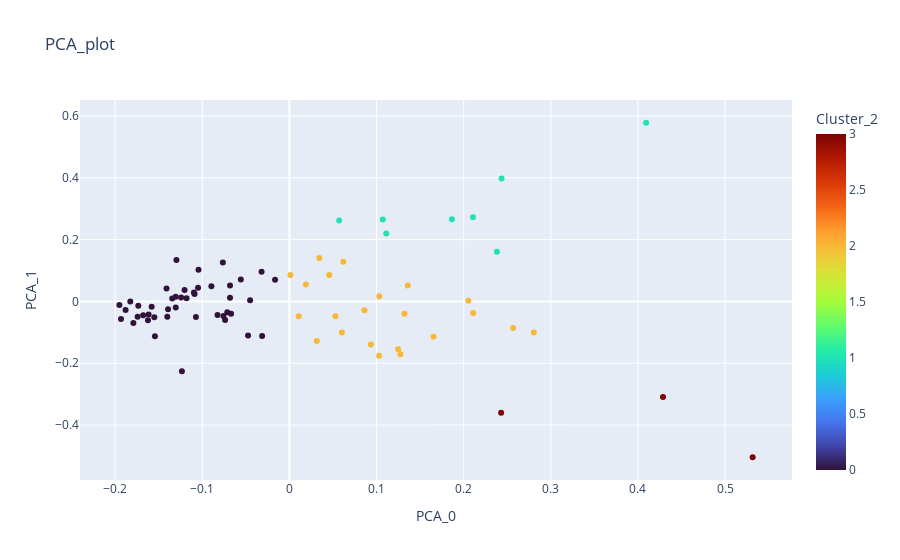

Notebook cell for this chart:
### Code cell
fig = px.scatter(X, x="PCA_0",y="PCA_1",hover_name='Province',color='Cluster_2',title='PCA_plot',color_continuous_scale='Turbo')
fig.show()

### Figure 1 — Plotly figure (JSON) as saved in the notebook; plotly's stock layout.template omitted (floating-point values rounded to 4 significant figures)
{"data": [{"hovertemplate": "<b>%{hovertext}</b><br><br>PCA_0=%{x}<br>PCA_1=%{y}<br>Cluster_2=%{marker.color}<extra></extra>", "hovertext": ["Amnat Charoen", "Ang Thong", "Bangkok", "Bueng Kan", "Buriram", "Chachoengsao", "Chai Nat", "Chaiyaphum", "Chanthaburi", "Chiang Mai", "Chiang Rai", "Chonburi", "Chumphon", "Kalasin", "Kamphaeng Phet", "Kanchanaburi", "Khon Kaen", "Krabi", "Lampang", "Lamphun", "Loei", "Lopburi", "Mae Hong Son", "Maha Sarakham", "Mukdahan", "Nakhon Nayok", "Nakhon Pathom", "Nakhon Phanom", "Nakhon Ratchasima", "Nakhon Sawan", "Nakhon Si Thammarat", "Nan", "Narathiwat", "Nong Bua Lamphu", "Nong Khai", "Nonthaburi", "Pathum Thani", "Pattani", "Phang Nga", "Phatthalung", "Phayao", "Phetchabun", "Phetchaburi", "Phichit", "Phitsanulok", "Phra Nakhon Si Ayutthaya", "Phrae", "Phuket", "Prachinburi", "Prachuap Khiri Khan", "Ranong", "Ratchaburi", "Rayong", "Roi Et", "Sa Kaeo", "Sakon Nakhon", "Samut Prakan", "Samut Sakhon", "Samut Songkhram", "Saraburi", "Satun", "Sing Buri", "Sisaket", "Songkhla", "Sukhothai", "Suphan Buri", "Surat Thani", "Surin", "Tak", "Trang", "Trat", "Ubon Ratchathani", "Udon Thani", "Uthai Thani", "Uttaradit", "Yala", "Yasothon"], "legendgroup": "", "marker": {"color": [0, 0, 1, 0, 0, 2, 0, 0, 2, 2, 0, 1, 2, 0, 0, 2, 0, 2, 0, 0, 0, 0, 0, 0, 0, 0, 0, 0, 0, 0, 2, 0, 3, 0, 0, 2, 1, 3, 1, 2, 0, 0, 2, 0, 0, 2, 0, 1, 2, 2, 1, 2, 2, 0, 0, 0, 1, 1, 0, 2, 2, 0, 0, 2, 0, 0, 2, 0, 2, 2, 2, 0, 0, 0, 0, 3, 0], "coloraxis": "coloraxis", "symbol": "circle"}, "mode": "markers", "name": "", "orientation": "v", "showlegend": false, "type": "scatter", "x": [-0.1733, -0.07374, 0.2435, -0.188, -0.07633, 0.06182, -0.1304, -0.179, 0.1654, 0.1031, -0.1095, 0.2107, 0.03142, -0.1543, -0.1242, 0.01067, -0.04741, 0.01891, -0.1043, -0.1048, -0.07565, -0.08245, -0.1233, -0.158, -0.155, -0.06686, -0.01642, -0.1951, -0.0319, -0.07127, 0.1248, -0.141, 0.243, -0.1825, -0.04506, 0.03429, 0.1073, 0.5316, 0.2382, 0.1274, -0.1088, -0.118, 0.1358, -0.1304, -0.1072, 0.001199, -0.1392, 0.4094, 0.05289, 0.2054, 0.05712, 0.06029, 0.2108, -0.1677, -0.0313, -0.1296, 0.1865, 0.1112, -0.06813, 0.08622, 0.103, -0.05571, -0.1932, 0.2806, -0.1344, -0.1401, 0.04568, -0.1615, 0.09359, 0.2568, 0.1321, -0.1623, -0.06809, -0.1203, -0.08949, 0.4287, -0.1742], "xaxis": "x", "y": [-0.0137, -0.06018, 0.3975, -0.02812, 0.1256, 0.1287, 0.01488, -0.06944, -0.1141, 0.01705, 0.02901, 0.2721, -0.1283, -0.1126, 0.01279, -0.04782, -0.11, 0.05509, 0.1024, 0.04455, -0.04712, -0.04432, -0.226, -0.01758, -0.05142, -0.03963, 0.06992, -0.01128, 0.09605, -0.03521, -0.1544, 0.04167, -0.3603, -0.0006254, 0.004057, 0.1408, 0.2647, -0.5041, 0.1609, -0.1712, 0.02383, 0.01027, 0.0512, -0.01958, -0.05054, 0.08555, -0.02547, 0.578, -0.04804, 0.002479, 0.2621, -0.1003, -0.03744, -0.04509, -0.1117, 0.1342, 0.2655, 0.2196, 0.01202, -0.02841, -0.176, 0.07055, -0.05695, -0.1005, 0.009372, -0.04958, 0.08537, -0.0427, -0.1397, -0.08601, -0.03971, -0.06098, 0.05134, 0.03712, 0.04911, -0.3094, -0.04978], "yaxis": "y"}], "layout": {"coloraxis": {"colorbar": {"title": {"text": "Cluster_2"}}, "colorscale": [[0, "#30123b"], [0.07143, "#4145ab"], [0.1429, "#4675ed"], [0.2143, "#39a2fc"], [0.2857, "#1bcfd4"], [0.3571, "#24eca6"], [0.4286, "#61fc6c"], [0.5, "#a4fc3b"], [0.5714, "#d1e834"], [0.6429, "#f3c63a"], [0.7143, "#fe9b2d"], [0.7857, "#f36315"], [0.8571, "#d93806"], [0.9286, "#b11901"], [1, "#7a0402"]]}, "legend": {"tracegroupgap": 0}, "title": {"text": "PCA_plot"}, "xaxis": {"anchor": "y", "domain": [0, 1], "title": {"text": "PCA_0"}}, "yaxis": {"anchor": "x", "domain": [0, 1], "title": {"text": "PCA_1"}}}}
